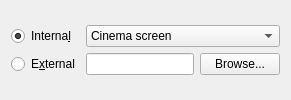
         <widget class="QWidget" name="logoPage">
          <layout class="QVBoxLayout" name="logoPageLayout" stretch="1,0">
           <item>
            <layout class="QVBoxLayout" name="logoImageHost"/>
           </item>
           <item>
            <layout class="QGridLayout" name="logoLayout">
             <item row="1" column="0">
              <widget class="QRadioButton" name="logoExternal">
               <property name="text">
                <string>E&amp;xternal</string>
               </property>
              </widget>
             </item>
             <item row="0" column="0">
              <widget class="QRadioButton" name="logoUseInternal">
               <property name="text">
                <string>Interna&amp;l</string>
               </property>
               <property name="checked">
                <bool>true</bool>
               </property>
              </widget>
             </item>
             <item row="1" column="1">
              <widget class="QLineEdit" name="logoExternalLocation"/>
             </item>
             <item row="1" column="2">
              <widget class="QPushButton" name="logoExternalBrowse">
               <property name="text">
                <string>Browse...</string>
               </property>
              </widget>
             </item>
             <item row="0" column="1" colspan="2">
              <widget class="QComboBox" name="logoInternal">
               <property name="currentIndex">
                <number>1</number>
               </property>
               <item>
                <property name="text">
                 <string>Blank</string>
                </property>
               </item>
               <item>
                <property name="text">
                 <string>Cinema screen</string>
                </property>
               </item>
               <item>
                <property name="text">
                 <string>Triangle in circle</string>
                </property>
               </item>
               <item>
                <property name="text">
                 <string>Multi purpose vehicle</string>
                </property>
               </item>
              </widget>
             </item>
            </layout>
           </item>
          </layout>
         </widget>
